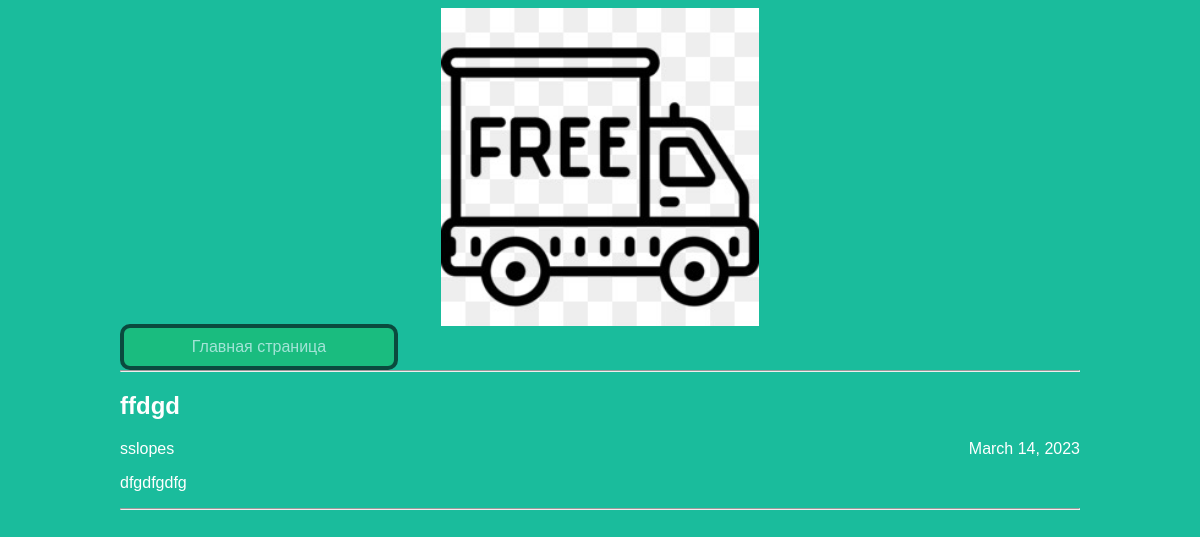
The app's page /article/1 with its own data.
### articles/models.py (models this page shows, shortened)
class Article(models.Model):
    title = models.CharField(max_length=200, unique=True)
    author = models.ForeignKey(User, on_delete=models.CASCADE)
    text = models.TextField()
    created_date = models.DateField(auto_now_add=True)

### articles/views.py (the view)
# urls.py: re_path(r'^article/(?P<article_id>\d+)$', views.get_article, name='get_article'),
def get_article(request, article_id):
    try:
        post = Article.objects.get(id=article_id)
        return render(request, 'article.html', {"post": post})
    except Article.DoesNotExist:
        raise Http404

### articles/templates/article.html (shortened to what this page needs)
<!DOCTYPE html>
<html lang="en">
<head>
    <link rel="stylesheet" href="{{ STATIC_URL }}/static/css/article.css">
</head>
<body>
    <div class="header">
        {% load static %}
        <img src="{{ STATIC_URL }}/static/img/frete.jpg" />
        <a class="link" href="http://127.0.0.1:8000/blog">Главная страница</a><br><br>
        <hr>
    </div>
    <div class="archive">
        <div class="one-post">
            <h2 class="post-title">{{ post.title }}</h2>
            <div class="article-info">
                <div class="article-author">{{ post.author.username }}</div>
                <div class="article-created-date">{{ post.created_date }}</div>
            </div>
            <p class="article-text">{{ post.text }}</p>
            <hr>
        </div>
    </div>
</body>
</html>

### articles/static/css/article.css (style rules this page uses)
body { background: #1abc9c; font-family: Tahoma, Arial, sans-serif; color: #ffffff; }
.header img { display: block; width: 318px; margin-left: auto; margin-right: auto; }
.header a { display: block; float: left; border: 4px solid black; border-radius: 10px; width:250px; margin: -2px auto; padding: 10px; }
.header a:link, .header a:visited { background-color: #1abc6c; color: white; text-align: center; text-decoration: none; display: inline-block; font-family: Tahoma, Arial, sans-serif; opacity: 0.6; }
.archive , .header { width: 960px; margin-left: auto; margin-right: auto; }
.article-author { width: 50%; float: left; }
.article-created-date { text-align: right; }

### records on screen
Article: title "ffdgd", author.username "sslopes", created_date "March 14, 2023", text "dfgdfgdfg"
